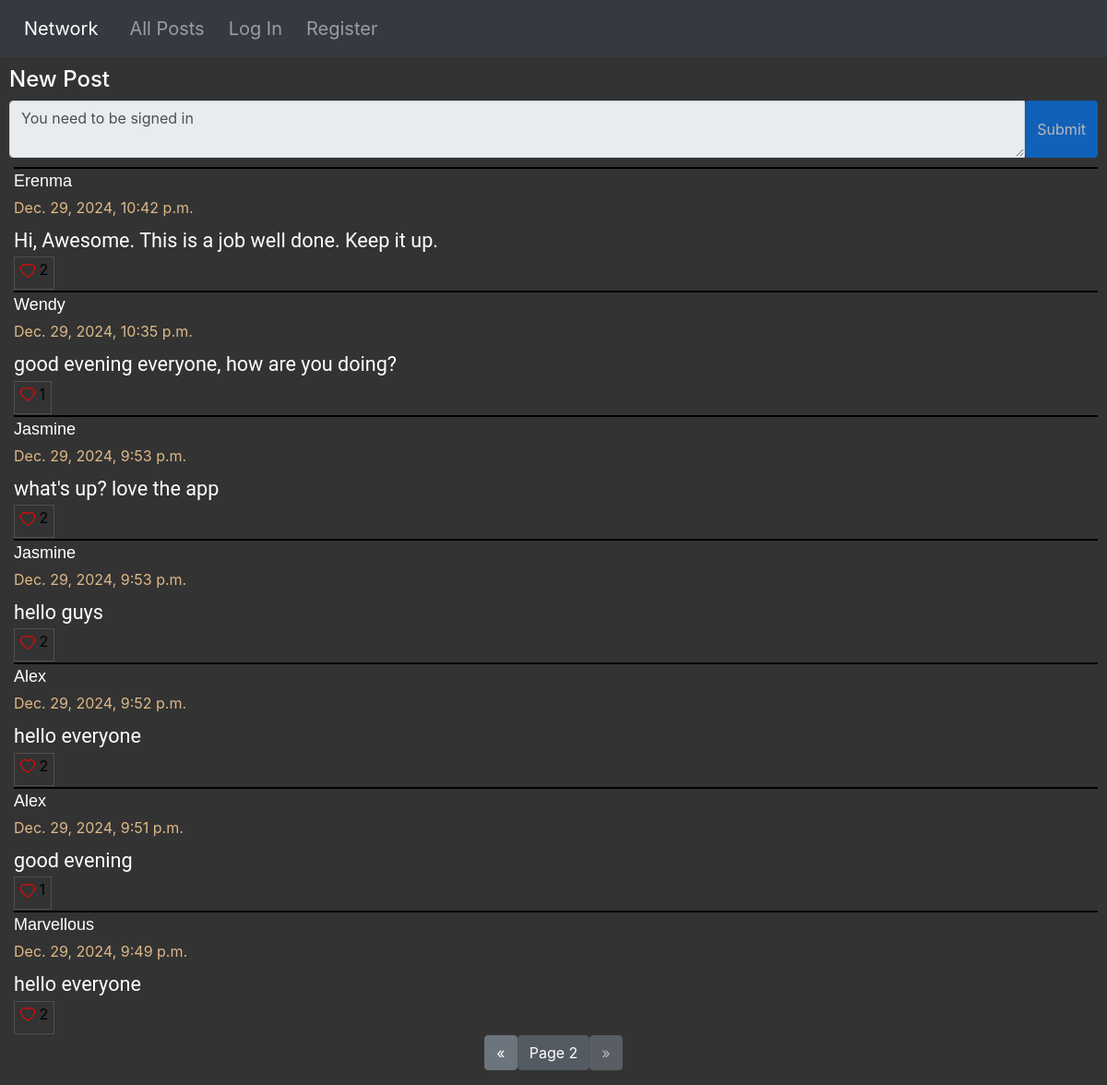
/page/2, run on the app's committed database.
### network/models.py (models this page shows, shortened)
class Posts(models.Model):
    content = models.TextField(blank=False)
    user = models.ForeignKey(User, on_delete=models.CASCADE, related_name="user_posts")
    like = models.IntegerField(default=0)
    time = models.DateTimeField(auto_now_add=True)

class User(AbstractUser):
    pass

### network/views.py (the view)
# urls.py: path("page/<int:page_no>", views.page_load, name="page"),
def page_load(request, page_no):
    posts = get_page(page_no)
    liked_posts = liked_list(posts, request.user)
    return render(request, "network/index.html", {
        "posts": posts,
        "liked_posts": liked_posts,
        "pages": "page"
    })

### network/views.py (called while the page is built)
def liked_list(posts, user):
    liked_posts = []
    for post in posts:
        for p in post.liked_usr.all():
            for usr in p.liked_users.all():
                if usr == user:
                    liked_posts.append(post.id)
    return liked_posts

def get_page(page_id):
    posts = Posts.objects.all().order_by('-time')
    return Paginator(posts, 10).page(page_id)

### network/templates/network/index.html (shortened to what this page needs)
{% extends "network/layout.html" %}
{% load static %}
{% block body %}
    <div id="all_posts">
        {% if request.user.is_authenticated %}
            <div id="post-form">
                <h4>New Post</h4>
                <form action="{% url 'new-post' %}" method="POST">
                    {% csrf_token %}
                    <div class="input-group">
                        <textarea class="form-control" aria-label="With textarea" name="content"></textarea>
                        <input type="submit" class="btn btn-info" value="Submit">
                    </div>
                </form>
            </div>
        {% else %}
        <div id="post-form">
            <h4>New Post</h4>
            <form>
                <div class="input-group">
                    <textarea class="form-control" aria-label="With textarea" name="content" disabled>You need to be signed in</textarea>
                    <input type="submit" class="btn btn-primary" disabled value="Submit">
                </div>
            </form>
        </div>
        {% endif %}
        <div id="posts">
            {% for post in posts %}
                <div class="post-item post-content" id="post-item-{{ post.id }}">
                        <p class="post-user">
                            <a href="{% url 'user-posts' post.user.id 1 %}" class="post-user"> {{ post.user }}</a>
                        </p>
                        <label class="time-data">{{ post.time }}</label>
                        <br/>
                        <div class="post-text" id="post-text-{{ post.id }}">{{ post.content }}</div>
                        {% if user.is_authenticated %}
                            {% if post.id in liked_posts %}
                                <div id="like-btn-{{ post.id }}">
                                    <button class="like-btn" onclick="like_post('{{ post.id }}');">
                                        <svg xmlns="http://www.w3.org/2000/svg" width="16" height="16" fill="red" class="bi bi-heart-fill" viewBox="0 0 16 16">
                                            <path fill-rule="evenodd" d="M8 1.314C12.438-3.248 23.534 4.735 8 15-7.534 4.736 3.562-3.248 8 1.314z"/>
                                        </svg>
                                        <label class="bi-heart" id="like-no-{{ post.id }}">{{ post.like }}</label>
                                    </button>
                                </div>
                            {% else %}
                                <div id="like-btn-{{ post.id }}">
                                    <button class="like-btn" onclick="like_post('{{ post.id }}');">
                                        <svg xmlns="http://www.w3.org/2000/svg" width="16" height="16" fill="red" class="bi bi-heart" viewBox="0 0 16 16">
                                            <path d="m8 2.748-.717-.737C5.6.281 2.514.878 1.4 3.053c-.523 1.023-.641 2.5.314 4.385.92 1.815 2.834 3.989 6.286 6.357 3.452-2.368 5.365-4.542 6.286-6.357.955-1.886.838-3.362.314-4.385C13.486.878 10.4.28 8.717 2.01L8 2.748zM8 15C-7.333 4.868 3.279-3.04 7.824 1.143c.06.055.119.112.176.171a3.12 3.12 0 0 1 .176-.17C12.72-3.042 23.333 4.867 8 15z"/>
                                        </svg>
                                        <label class="bi-heart" id="like-no-{{ post.id }}">{{ post.like }}</label>
                                    </button>
                                </div>
                            {% endif %}
                        {% else %}
                        <div id="like-btn-{{ post.id }}">
                            <button class="like-btn" onclick="alert('You must me signed in to like posts');">
                                <label class="bi-heart" id="like-no-{{ post.id }}">{{ post.like }}</label>
                            </button>
                        </div>
                        {% endif %}
                </div>
            {% endfor %}
        </div>
    </div>
    <nav aria-label="Page navigation">
            <ul class="pagination justify-content-center">
            {% if posts.has_previous %}
            <li>
                <a href="{% url pages posts.previous_page_number %}">
                <button class="btn btn-secondary"> &laquo; </button>
                </a>
            </li>
            {% else %}
            <li>
                <button class="btn btn-secondary" disabled> &laquo; </button>
            </li>
            {% endif %}
            <li>
                <a href="#">
                    <button class="btn btn-secondary active">Page {{ posts.number }}</button>
                </a>
            </li>
            {% if posts.has_next %}
            <li>
                <a href="{% url pages posts.next_page_number %}">
                    <button class="btn btn-secondary"> &raquo; </button>
                </a>
            </li>
            {% else %}
                <li>
                    <button class="btn btn-secondary" disabled> &raquo; </button>
                </li>
            {% endif %}
            </ul>
    </nav>
{% endblock %}

### network/static/network/styles.css (style rules this page uses)
body { background-color: #333333; color: black; }
#post-form { color: white; margin: 10px; }
#posts { margin-left: 10px; margin-right: 10px; }
.post-item { border-top: 2px solid black; font-size: large; }
.post-content { color: white; margin-left: 5px; margin-bottom: 1px; }
.time-data { color: burlywood; font-size: medium; margin-top: 1px; }
.like-btn { background-color: transparent; border: 1px solid #505050; font-size: medium; }
.post-text { font-family: Roboto; font-size: larger; margin-bottom: 1px; }
.post-user { color: white; font-family: Verdana, Geneva, Tahoma, sans-serif; text-transform: capitalize; font-size: large; margin-bottom: 1px; }

### data on the page
Posts: user "Erenma", time "Dec. 29, 2024, 10:42 p.m.", content "Hi, Awesome. This is a job well done. Keep it up.", like "2"
Posts: user "Wendy", time "Dec. 29, 2024, 10:35 p.m.", content "good evening everyone, how are you doing?", like "1"
Posts: user "Jasmine", time "Dec. 29, 2024, 9:53 p.m.", content "what's up? love the app", like "2"
Posts: user "Jasmine", time "Dec. 29, 2024, 9:53 p.m.", content "hello guys", like "2"
Posts: user "Alex", time "Dec. 29, 2024, 9:52 p.m.", content "hello everyone", like "2"
Posts: user "Alex", time "Dec. 29, 2024, 9:51 p.m.", content "good evening", like "1"
Posts: user "Marvellous", time "Dec. 29, 2024, 9:49 p.m.", content "hello everyone", like "2"

### other printed values
{{ posts.number }} "2"
